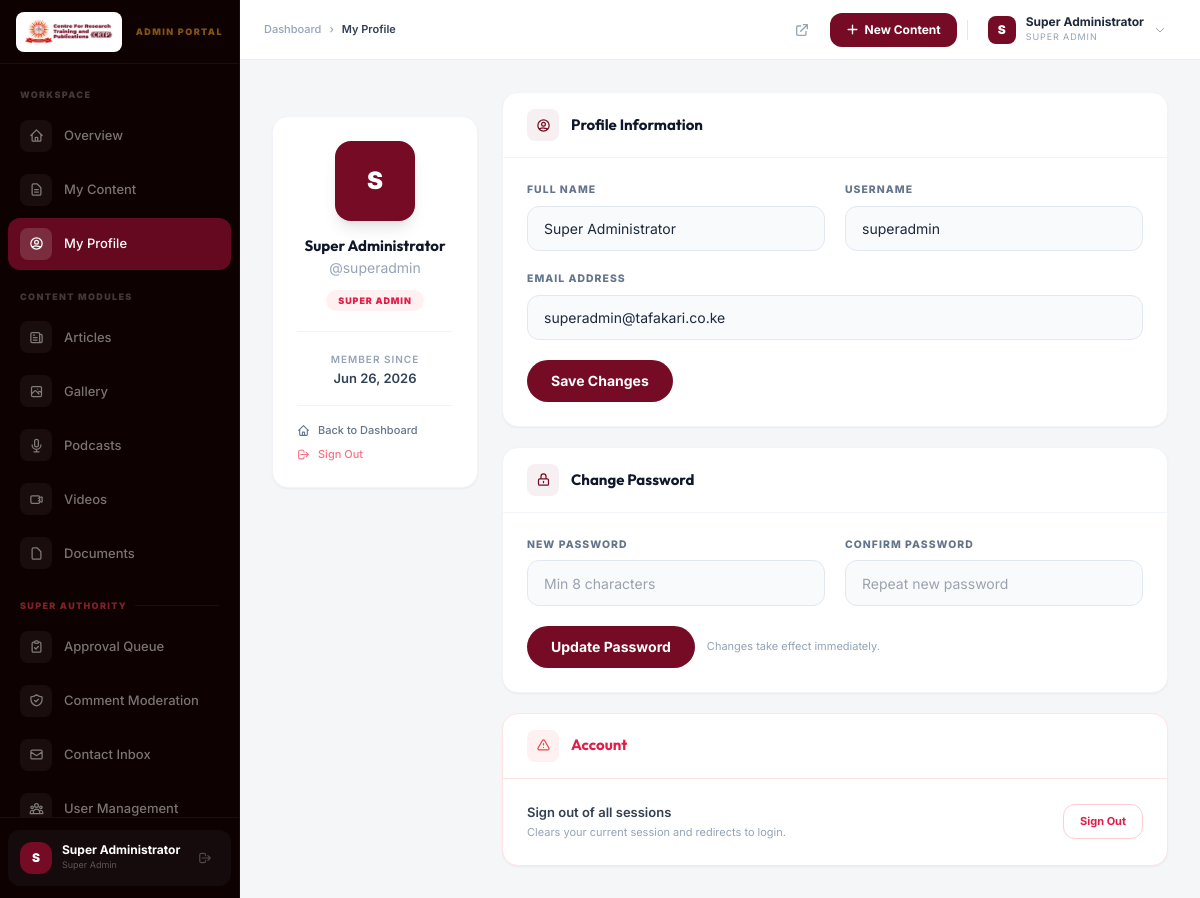
Page /admin/profile (signed in) on the committed database.
### tables this page shows
CREATE TABLE IF NOT EXISTS `User` (
  `id`        VARCHAR(191)                  NOT NULL,
  `name`      VARCHAR(191)                  NULL,
  `email`     VARCHAR(191)                  NULL,
  `username`  VARCHAR(191)                  NULL,
  `password`  VARCHAR(191)                  NOT NULL,
  `role`      ENUM('SUPER_ADMIN','ADMIN')    NOT NULL DEFAULT 'ADMIN',
  `createdAt` DATETIME(3)                   NOT NULL DEFAULT CURRENT_TIMESTAMP(3),
  `updatedAt` DATETIME(3)                   NOT NULL DEFAULT CURRENT_TIMESTAMP(3) ON UPDATE CURRENT_TIMESTAMP(3),

  PRIMARY KEY (`id`),
  UNIQUE KEY `User_email_key`    (`email`),
  UNIQUE KEY `User_username_key` (`username`)
);

### admin/profile.php (the view, shortened to what the rows shown need)
<?php
require_once dirname(__DIR__) . '/includes/auth.php';
require_once dirname(__DIR__) . '/includes/functions.php';
$user = require_auth();
$uid  = $user['id'];
$pdo  = db();
$dbUser = $pdo->prepare('SELECT id,name,email,username,role,createdAt FROM User WHERE id=? LIMIT 1');
$dbUser->execute([$uid]);
$dbUser = $dbUser->fetch();
$initial      = strtoupper(substr($dbUser['name'] ?? $dbUser['username'] ?? 'U', 0, 1));
$isSuperAdmin = ($dbUser['role'] === 'SUPER_ADMIN');
?>
<?php include dirname(__DIR__) . '/includes/head.php'; ?>
<body class="antialiased font-inter" style="background:#F4F6F8">
<div class="flex h-screen overflow-hidden">
<?php include dirname(__DIR__) . '/includes/admin-sidebar.php'; ?>
<div class="flex-1 flex flex-col overflow-hidden min-w-0">
<?php include dirname(__DIR__) . '/includes/admin-topbar.php'; ?>
<main class="flex-1 overflow-y-auto p-6 md:p-8">
<div class="max-w-5xl">
  <div class="grid grid-cols-1 lg:grid-cols-4 gap-6">
    <div class="lg:col-span-1">
      <div class="bg-white rounded-2xl border border-slate-100 shadow-sm p-6 text-center sticky top-6">
        <div class="w-20 h-20 rounded-2xl flex items-center justify-center text-white font-black text-2xl mx-auto mb-4 shadow-lg"
             style="background:#750B25"><?= h($initial) ?></div>
        <h3 class="font-outfit font-bold text-[15px] text-slate-900 leading-tight">
          <?= h($dbUser['name'] ?? $dbUser['username'] ?? '—') ?>
        </h3>
        <p class="text-sm text-slate-400 mt-0.5">@<?= h($dbUser['username'] ?? '') ?></p>
        <span class="inline-block mt-3 px-3 py-1 rounded-full text-[9px] font-black uppercase tracking-widest <?= $isSuperAdmin ? 'bg-rose-50 text-rose-600' : 'bg-slate-100 text-slate-600' ?>">
          <?= h(str_replace('_', ' ', $dbUser['role'])) ?>
        </span>
        <div class="mt-5 pt-5 border-t border-slate-100">
          <p class="text-[10px] text-slate-400 uppercase tracking-widest font-semibold">Member since</p>
          <p class="text-[13px] font-semibold text-slate-700 mt-0.5"><?= format_date($dbUser['createdAt'], 'M j, Y') ?></p>
        </div>
        <div class="mt-4 pt-4 border-t border-slate-100 text-left space-y-2">
          <a href="/admin/dashboard"
             class="flex items-center gap-2 text-[11px] text-slate-500 hover:text-primary transition-colors font-medium">
          </a>
          <a href="/admin/logout"
             class="flex items-center gap-2 text-[11px] text-rose-400 hover:text-rose-600 transition-colors font-medium">
          </a>
        </div>
      </div>
    </div>
    <div class="lg:col-span-3 space-y-5">
      <div class="bg-white rounded-2xl border border-slate-100 shadow-sm overflow-hidden">
        <div class="p-6">
          <form method="POST">
            <div class="grid grid-cols-1 md:grid-cols-2 gap-5 mb-5">
              <div>
                <label class="form-label">Full Name</label>
                <input type="text" name="name" required class="form-input"
                       value="<?= h($dbUser['name'] ?? '') ?>" placeholder="Your full name">
              </div>
              <div>
                <label class="form-label">Username</label>
                <input type="text" name="username" required class="form-input"
                       value="<?= h($dbUser['username'] ?? '') ?>" placeholder="@username">
              </div>
              <div class="md:col-span-2">
                <label class="form-label">Email Address</label>
                <input type="email" name="email" required class="form-input"
                       value="<?= h($dbUser['email'] ?? '') ?>" placeholder="you@example.com">
              </div>
            </div>
          </form>
        </div>
      </div>
    </div>
  </div>
</div>
</main>
</div>
</div>
</body>
</html>

### includes/admin-sidebar.php (shortened to what the rows shown need)
<?php
$_u       = current_user();
$_role    = $_u['role'] ?? '';
$_name    = $_u['name'] ?? $_u['username'] ?? 'User';
$_initial = strtoupper(substr($_name, 0, 1));
    ?>
<aside id="admin-sidebar"
       class="w-60 h-screen flex flex-col overflow-y-auto shrink-0"
       style="background:#0D0102;border-right:1px solid rgba(255,255,255,.055)">
  <div class="px-2 pb-3 border-t shrink-0" style="border-color:rgba(255,255,255,.055)">
    <div class="flex items-center gap-2.5 px-3 py-3 mt-3 rounded-xl" style="background:rgba(255,255,255,.04)">
      <div class="w-8 h-8 rounded-xl flex items-center justify-center font-black text-xs text-white shrink-0"
           style="background:#750B25"><?= h($_initial) ?></div>
      <div class="flex-grow min-w-0">
        <p class="text-[12px] font-bold text-white truncate leading-none"><?= h($_name) ?></p>
        <p class="text-[9px] mt-0.5 truncate" style="color:rgba(255,255,255,.3)">
          <?= $_role === 'SUPER_ADMIN' ? 'Super Admin' : 'Editor' ?>
        </p>
      </div>
      <a href="/admin/logout" title="Sign Out"
         class="w-7 h-7 flex items-center justify-center rounded-lg shrink-0 transition-all"
         style="color:rgba(255,255,255,.25)"
         onmouseover="this.style.color='#fca5a5';this.style.background='rgba(239,68,68,.12)'"
         onmouseout="this.style.color='rgba(255,255,255,.25)';this.style.background='transparent'">
        <svg width="14" height="14" fill="none" stroke="currentColor" stroke-width="2"
             stroke-linecap="round" stroke-linejoin="round" viewBox="0 0 24 24">
          <path d="M17 16l4-4m0 0l-4-4m4 4H7m6 4v1a3 3 0 01-3 3H6a3 3 0 01-3-3V7a3 3 0 013-3h4a3 3 0 013 3v1"/>
        </svg>
      </a>
    </div>
  </div>
</aside>

### includes/admin-topbar.php (shortened to what the rows shown need)
<?php
$_tb_user  = current_user();
$_tb_name  = $_tb_user['name'] ?? $_tb_user['username'] ?? 'User';
$_tb_init  = strtoupper(substr($_tb_name, 0, 1));
$_tb_role  = $_tb_user['role'] ?? '';
?>
<header class="flex items-center gap-4 px-6 h-[60px] bg-white border-b shrink-0"
        style="border-color:rgba(0,0,0,.07)">
  <div class="flex items-center gap-1.5">
    <div class="relative" id="tb-user-menu">
      <button onclick="toggleUserMenu()" class="flex items-center gap-2.5 px-2.5 py-1.5 rounded-xl hover:bg-slate-100 transition-colors">
        <div class="w-7 h-7 rounded-lg flex items-center justify-center text-white font-black text-xs shrink-0"
             style="background:<?= $_tb_role === 'SUPER_ADMIN' ? '#750B25' : '#64748b' ?>">
          <?= h($_tb_init) ?>
        </div>
        <div class="hidden sm:block text-left">
          <p class="text-[12px] font-bold text-slate-800 leading-none"><?= h($_tb_name) ?></p>
          <p class="text-[9px] text-slate-400 mt-0.5 uppercase tracking-widest">
            <?= $_tb_role === 'SUPER_ADMIN' ? 'Super Admin' : 'Admin' ?>
          </p>
        </div>
        <svg width="12" height="12" fill="none" stroke="#94a3b8" stroke-width="2" stroke-linecap="round" viewBox="0 0 24 24" class="hidden sm:block">
          <path d="M19 9l-7 7-7-7"/>
        </svg>
      </button>
    </div>
  </div>
</header>

### rows in the picture
user: name "S", name "Super Administrator", username "superadmin", role "SUPER ADMIN", createdAt "Jun 26, 2026", email "superadmin@tafakari.co.ke"

### other values in the picture
$item['label'] "Overview"
$item['label'] "My Content"
$item['label'] "My Profile"
$item['label'] "Articles"
$item['label'] "Gallery"
$item['label'] "Podcasts"
$item['label'] "Videos"
$item['label'] "Documents"
$item['label'] "Approval Queue"
$item['label'] "Comment Moderation"
$item['label'] "Contact Inbox"
$item['label'] "User Management"
$_tb_title "My Profile"
